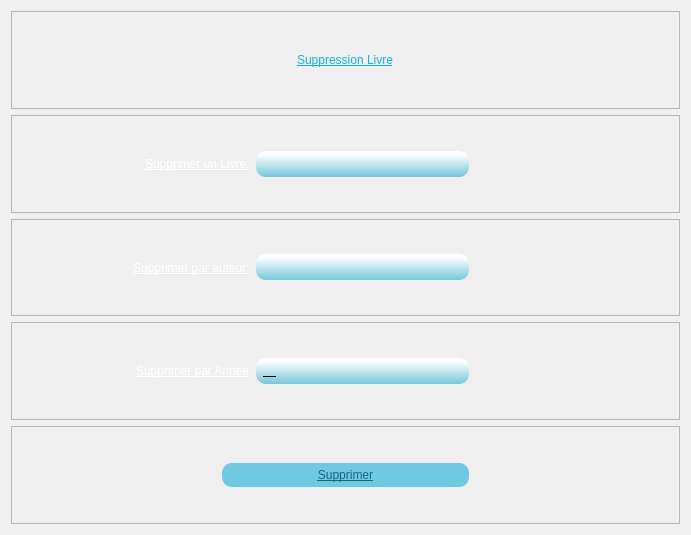
<?xml version="1.0" encoding="UTF-8"?>
<ui version="4.0">
 <class>Dialog</class>
 <widget class="QDialog" name="Dialog">
  <property name="geometry">
   <rect>
    <x>0</x>
    <y>0</y>
    <width>691</width>
    <height>535</height>
   </rect>
  </property>
  <property name="windowTitle">
   <string>Dialog</string>
  </property>
  <property name="styleSheet">
   <string notr="true">background-image: url(:/background/b.png);</string>
  </property>
  <layout class="QVBoxLayout" name="verticalLayout">
   <item>
    <widget class="QFrame" name="frame">
     <property name="frameShape">
      <enum>QFrame::StyledPanel</enum>
     </property>
     <property name="frameShadow">
      <enum>QFrame::Raised</enum>
     </property>
     <layout class="QHBoxLayout" name="horizontalLayout">
      <item alignment="Qt::AlignHCenter">
       <widget class="QLabel" name="label">
        <property name="styleSheet">
         <string notr="true">font: 18pt &quot;Bauhaus 93&quot;;
text-decoration: underline;
color: qlineargradient(spread:pad, x1:1, y1:1, x2:1, y2:0.12, stop:0 rgba(22, 179, 218, 255), stop:1 rgba(255, 255, 255, 255));</string>
        </property>
        <property name="text">
         <string>Suppression Livre</string>
        </property>
       </widget>
      </item>
     </layout>
    </widget>
   </item>
   <item>
    <widget class="QFrame" name="frame_5">
     <property name="styleSheet">
      <string notr="true"/>
     </property>
     <property name="frameShape">
      <enum>QFrame::StyledPanel</enum>
     </property>
     <property name="frameShadow">
      <enum>QFrame::Raised</enum>
     </property>
     <layout class="QHBoxLayout" name="horizontalLayout_2" stretch="3,5">
      <property name="leftMargin">
       <number>110</number>
      </property>
      <property name="rightMargin">
       <number>210</number>
      </property>
      <item alignment="Qt::AlignRight">
       <widget class="QLabel" name="label_2">
        <property name="styleSheet">
         <string notr="true">font: 16pt &quot;Gloucester MT Extra Condensed&quot;;
color: rgb(255, 255, 255);
text-decoration: underline;</string>
        </property>
        <property name="text">
         <string>Supprimer un Livre:</string>
        </property>
       </widget>
      </item>
      <item>
       <widget class="QLineEdit" name="lineEdit">
        <property name="styleSheet">
         <string notr="true">font: bold 12px/25px Arial, sans-serif;  
border-radius: 10px;
color: rgb(0, 0, 0);
background-color: qlineargradient(spread:pad, x1:1, y1:1, x2:1, y2:0.12, stop:0 rgba(118, 198, 218, 255), stop:1 rgba(255, 255, 255, 255));
padding:5;
font: 11pt &quot;Malgun Gothic&quot;;
text-decoration: underline;</string>
        </property>
       </widget>
      </item>
     </layout>
    </widget>
   </item>
   <item>
    <widget class="QFrame" name="frame_2">
     <property name="frameShape">
      <enum>QFrame::StyledPanel</enum>
     </property>
     <property name="frameShadow">
      <enum>QFrame::Raised</enum>
     </property>
     <layout class="QHBoxLayout" name="horizontalLayout_3" stretch="3,5">
      <property name="leftMargin">
       <number>110</number>
      </property>
      <property name="rightMargin">
       <number>210</number>
      </property>
      <item alignment="Qt::AlignRight">
       <widget class="QLabel" name="label_3">
        <property name="styleSheet">
         <string notr="true">font: 16pt &quot;Gloucester MT Extra Condensed&quot;;
color: rgb(255, 255, 255);
text-decoration: underline;</string>
        </property>
        <property name="text">
         <string>Supprimer par auteur:</string>
        </property>
       </widget>
      </item>
      <item>
       <widget class="QLineEdit" name="lineEdit_2">
        <property name="styleSheet">
         <string notr="true">font: bold 12px/25px Arial, sans-serif;  
border-radius: 10px;
color: rgb(0, 0, 0);
background-color: qlineargradient(spread:pad, x1:1, y1:1, x2:1, y2:0.12, stop:0 rgba(118, 198, 218, 255), stop:1 rgba(255, 255, 255, 255));
padding:5;
font: 11pt &quot;Malgun Gothic&quot;;
text-decoration: underline;</string>
        </property>
       </widget>
      </item>
     </layout>
    </widget>
   </item>
   <item>
    <widget class="QFrame" name="frame_3">
     <property name="styleSheet">
      <string notr="true"/>
     </property>
     <property name="frameShape">
      <enum>QFrame::StyledPanel</enum>
     </property>
     <property name="frameShadow">
      <enum>QFrame::Raised</enum>
     </property>
     <layout class="QHBoxLayout" name="horizontalLayout_4" stretch="3,5">
      <property name="leftMargin">
       <number>110</number>
      </property>
      <property name="rightMargin">
       <number>210</number>
      </property>
      <item alignment="Qt::AlignRight">
       <widget class="QLabel" name="label_4">
        <property name="styleSheet">
         <string notr="true">font: 16pt &quot;Gloucester MT Extra Condensed&quot;;
color: rgb(255, 255, 255);
text-decoration: underline;</string>
        </property>
        <property name="text">
         <string>Supprimer par Année</string>
        </property>
       </widget>
      </item>
      <item>
       <widget class="QLineEdit" name="lineEdit_3">
        <property name="styleSheet">
         <string notr="true">font: bold 12px/25px Arial, sans-serif;  
border-radius: 10px;
color: rgb(0, 0, 0);
background-color: qlineargradient(spread:pad, x1:1, y1:1, x2:1, y2:0.12, stop:0 rgba(118, 198, 218, 255), stop:1 rgba(255, 255, 255, 255));
padding:5;
font: 11pt &quot;Malgun Gothic&quot;;
text-decoration: underline;</string>
        </property>
        <property name="inputMask">
         <string>9999</string>
        </property>
       </widget>
      </item>
     </layout>
    </widget>
   </item>
   <item>
    <widget class="QFrame" name="frame_4">
     <property name="frameShape">
      <enum>QFrame::StyledPanel</enum>
     </property>
     <property name="frameShadow">
      <enum>QFrame::Raised</enum>
     </property>
     <layout class="QHBoxLayout" name="horizontalLayout_5">
      <property name="leftMargin">
       <number>200</number>
      </property>
      <property name="rightMargin">
       <number>200</number>
      </property>
      <item>
       <widget class="QPushButton" name="pushButton">
        <property name="cursor">
         <cursorShape>PointingHandCursor</cursorShape>
        </property>
        <property name="styleSheet">
         <string notr="true">  margin: 10px;
font: bold 12px/25px Arial, sans-serif;  
border-radius: 10px;
color: #19667d;
background: #70c9e3;
padding:5;
font: 14pt &quot;Impact&quot;;
text-decoration: underline;</string>
        </property>
        <property name="text">
         <string>Supprimer</string>
        </property>
       </widget>
      </item>
     </layout>
    </widget>
   </item>
  </layout>
 </widget>
 <resources>
  <include location="../../../images/test.qrc"/>
 </resources>
 <connections/>
</ui>
